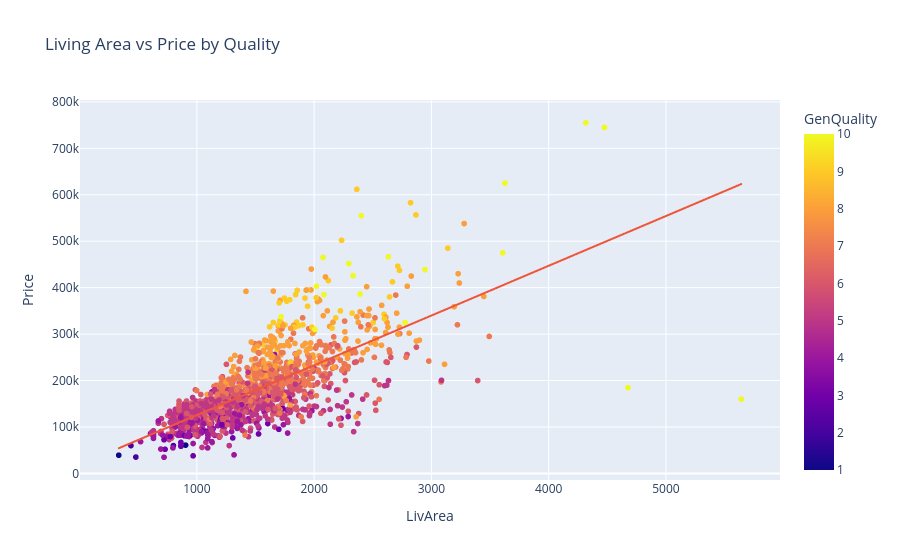

The code cell stored with this chart in its notebook:
### Markdown cell above
The boxplot compares house prices in the two most contrasting neighborhoods — NridgHt (highest median price) and MeadowV (lowest median price). The difference is significant: NridgHt houses are priced considerably higher, while MeadowV shows lower prices with less variation. This suggests that location plays a major role in determining house value

### Code cell
fig = px.scatter(df, x='LivArea', y='Price',
                 color='GenQuality',
                 title='Living Area vs Price by Quality',
                 trendline='ols')
fig.show()

### Figure 1 — Plotly figure (JSON) as saved in the notebook; plotly's stock layout.template omitted (floating-point values rounded to 4 significant figures; data arrays with more than 128 entries replaced by an {"elided": "..."} marker saying what was removed)
{"data": [{"hovertemplate": "LivArea=%{x}<br>Price=%{y}<br>GenQuality=%{marker.color}<extra></extra>", "legendgroup": "", "marker": {"color": {"elided": "1460 int values"}, "coloraxis": "coloraxis", "symbol": "circle"}, "mode": "markers", "name": "", "showlegend": false, "x": {"elided": "1460 int values"}, "xaxis": "x", "y": {"elided": "1460 int values"}, "yaxis": "y", "type": "scattergl"}, {"hovertemplate": "<b>OLS trendline</b><br>Price = 107.13 * LivArea + 18569<br>R<sup>2</sup>=0.502149<br><br>LivArea=%{x}<br>Price=%{y} <b>(trend)</b><extra></extra>", "legendgroup": "", "marker": {"symbol": "circle"}, "mode": "lines", "name": "", "showlegend": false, "x": {"elided": "1460 int values"}, "xaxis": "x", "y": {"elided": "1460 float values"}, "yaxis": "y", "type": "scattergl"}], "layout": {"xaxis": {"anchor": "y", "domain": [0.0, 1.0], "title": {"text": "LivArea"}}, "yaxis": {"anchor": "x", "domain": [0.0, 1.0], "title": {"text": "Price"}}, "coloraxis": {"colorbar": {"title": {"text": "GenQuality"}}, "colorscale": [[0.0, "#0d0887"], [0.1111, "#46039f"], [0.2222, "#7201a8"], [0.3333, "#9c179e"], [0.4444, "#bd3786"], [0.5556, "#d8576b"], [0.6667, "#ed7953"], [0.7778, "#fb9f3a"], [0.8889, "#fdca26"], [1.0, "#f0f921"]]}, "legend": {"tracegroupgap": 0}, "title": {"text": "Living Area vs Price by Quality"}}}
